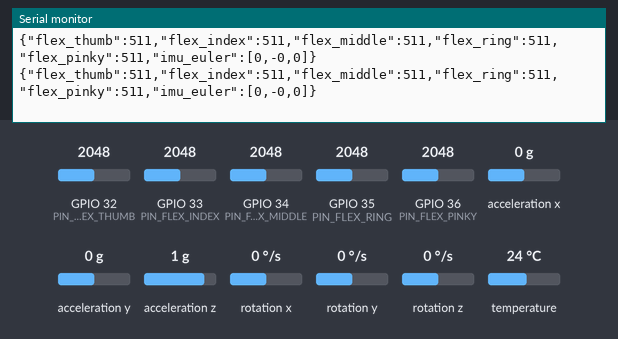
Bench run of a sketch on a simulated ESP32. On the bench: the last lines printed to the serial monitor. The test bench sets the inputs (shaded band); at power-on: GPIO 34 (PIN_FLEX_MIDDLE) = 2048, GPIO 32 (PIN_FLEX_THUMB) = 2048, GPIO 33 (PIN_FLEX_INDEX) = 2048, GPIO 35 (PIN_FLEX_RING) = 2048, GPIO 36 (PIN_FLEX_PINKY) = 2048, acceleration x 0 g, acceleration y 0 g, acceleration z 1 g, rotation x 0 °/s, rotation y 0 °/s, rotation z 0 °/s, temperature 24 °C (analog values on the 0–4095 scale). WiFi joins after 1.5 s; servers stay silent unless stated.

Above: at 14.7 s.
14.8 s: GPIO 34 (PIN_FLEX_MIDDLE) set to 420
At 15.6 s:
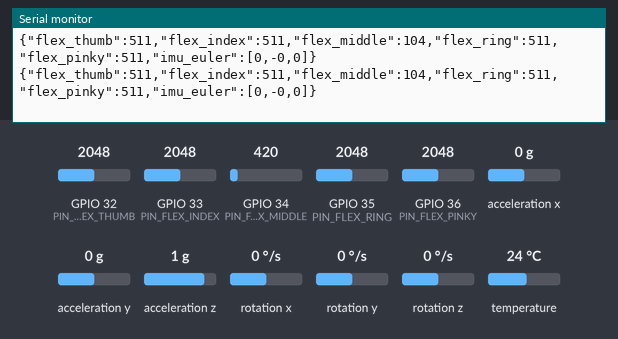
16.3 s: GPIO 34 (PIN_FLEX_MIDDLE) set to 376
At 16.8 s:
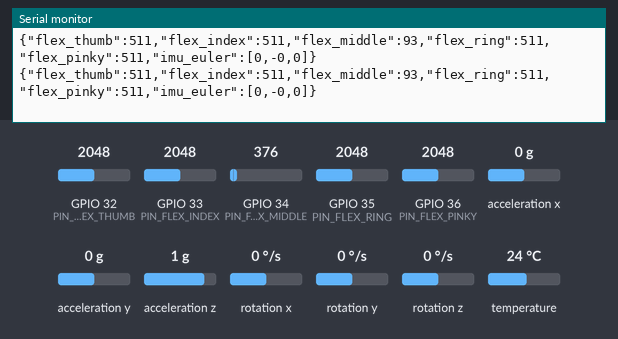
Timing chart, 0 to 19.3 s (numbered marks = the images above; inputs shaded):
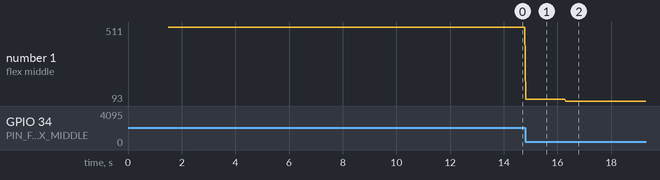

Measured:
- after the input at 14.8 s, the serial monitor: prints a new line at once (image 1)
- after the input at 16.3 s, the serial monitor: prints a new line at once (image 2)
- plotted number 1: 511 → 104 after the input at 14.8 s, 104 → 93 after the input at 16.3 s

The sketch:

esp32_glove_client.ino
```cpp
// File: flex_rl_control/situation_1_full_hardware/esp32_glove_client/esp32_glove_client.ino

#include <WiFi.h>
#include <WiFiUDP.h>
#include <Wire.h>
#include <Adafruit_MPU6050.h>
#include <Adafruit_Sensor.h>
#include <ArduinoJson.h>
#include "config.h"

WiFiUDP udp;
Adafruit_MPU6050 mpu;

void setup() {
  Serial.begin(115200);

  // Connect to Wi-Fi
  WiFi.begin(ssid, password);
  while (WiFi.status() != WL_CONNECTED) {
    delay(500);
    Serial.print(".");
  }
  Serial.println("\nWiFi Connected.");

  // Initialize IMU
  if (!mpu.begin()) {
    Serial.println("MPU6050 not found!");
  } else {
    mpu.setAccelerometerRange(MPU6050_RANGE_2_G);
    mpu.setFilterBandwidth(MPU6050_BAND_21_HZ);
    Serial.println("MPU6050 Ready.");
  }

  analogReadResolution(12); // ESP32 12-bit resolution
}

void loop() {
  // Read Flex Sensors and map 0-4095 to 0-1023
  int f0 = map(analogRead(PIN_FLEX_THUMB), 0, 4095, 0, 1023);
  int f1 = map(analogRead(PIN_FLEX_INDEX), 0, 4095, 0, 1023);
  int f2 = map(analogRead(PIN_FLEX_MIDDLE), 0, 4095, 0, 1023);
  int f3 = map(analogRead(PIN_FLEX_RING), 0, 4095, 0, 1023);
  int f4 = map(analogRead(PIN_FLEX_PINKY), 0, 4095, 0, 1023);

  // Read IMU Roll/Pitch
  sensors_event_t a, g, temp;
  mpu.getEvent(&a, &g, &temp);
  float roll  = atan2(a.acceleration.y, a.acceleration.z);
  float pitch = atan2(-a.acceleration.x, sqrt(a.acceleration.y * a.acceleration.y + a.acceleration.z * a.acceleration.z));

  // Build JSON
  JsonDocument doc;
  doc["flex_thumb"]  = f0;
  doc["flex_index"]  = f1;
  doc["flex_middle"] = f2;
  doc["flex_ring"]   = f3;
  doc["flex_pinky"]  = f4;

  JsonArray imu = doc["imu_euler"].to<JsonArray>();
  imu.add(roll);
  imu.add(pitch);
  imu.add(0.0); // Yaw

  String output;
  serializeJson(doc, output);

  // Send UDP packet to Laptop
  udp.beginPacket(server_ip, server_port);
  udp.print(output);
  udp.endPacket();

  Serial.println(output);
  delay(20); // ~50Hz
}
```

config.h
```cpp
// File: flex_rl_control/situation_1_full_hardware/esp32_glove_client/config.h

#ifndef CONFIG_H
#define CONFIG_H

// --- Wi-Fi Setup ---
const char* ssid = "YOUR_WIFI_SSID";
const char* password = "YOUR_WIFI_PASSWORD";

// --- Laptop Server Setup ---
// The IP address of your laptop on the local network
const char* server_ip = "YOUR_LAPTOP_IP";
const int server_port = 5005;

// --- Flex Sensor Pin Definitions (ADC Pins) ---
const int PIN_FLEX_THUMB  = 32;
const int PIN_FLEX_INDEX  = 33;
const int PIN_FLEX_MIDDLE = 34;
const int PIN_FLEX_RING   = 35;
const int PIN_FLEX_PINKY  = 36;

// I2C Pins for MPU6050 (Default ESP32)
// SDA = 21, SCL = 22

#endif
```
